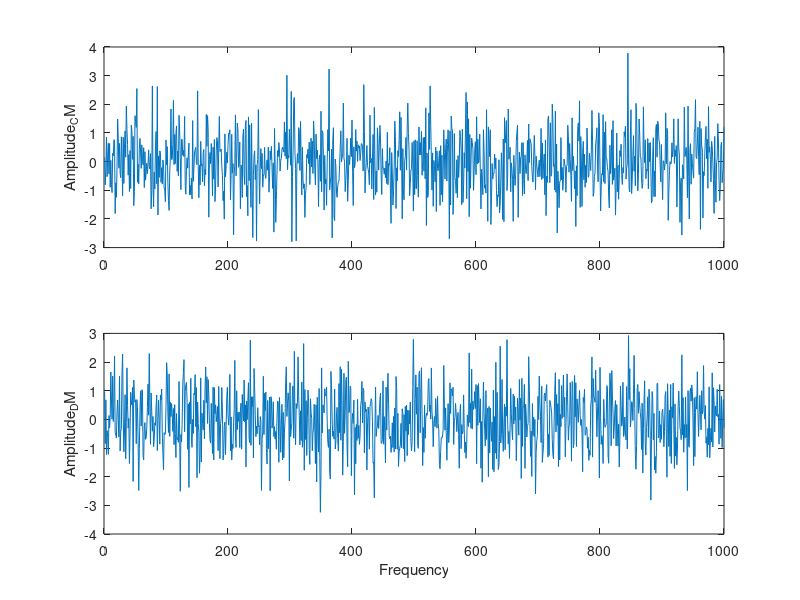

This chart was generated by the following MATLAB code: (Note: this script raises an error after producing the figure.)
%Generate some data
y1 = randn(1000,1);
y2 = randn(1000,1);

%Plot using two subplots
figure
subplot(2,1,1)
plot(y1)
ylabel('Amplitude_CM')
subplot(2,1,2)
plot(y2)
ylabel('Amplitude_DM')
xlabel('Frequency')

%Export using the default options (output
ConvertPlot4Publication('MGPlot')

%Export again, this time changing the font and using the same x-axis
% ConvertPlot4Publication('testPlot2', 'fontsize', 8, 'fontname', 'Arial', 'samexaxes', 'on', 'eps', 'off')
